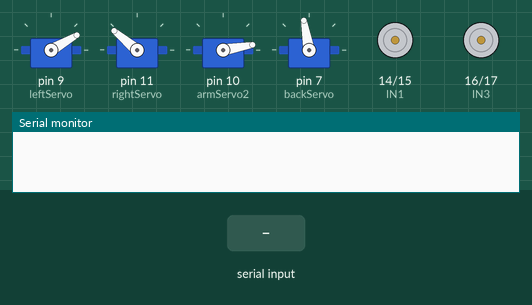
Recording of a sketch running on a simulated Arduino Uno, built with avr-gcc and run on an emulated ATmega328P. Parts: 4 × servo, motor-driver pin pairs drawn as motors (green arrow = first pin HIGH = forward, orange = second pin HIGH = backward, longer = more drive, scaled by the enable pin), the last lines printed to the serial monitor. The test bench sets the inputs (shaded band).

Above: at 2.1 s.
2.2 s: "upPressed" received over Serial
At 3.5 s:
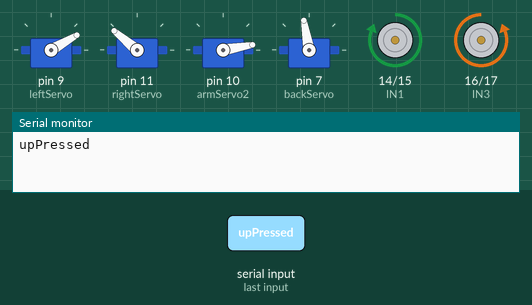
3.8 s: "downPressed" received over Serial
At 4.8 s:
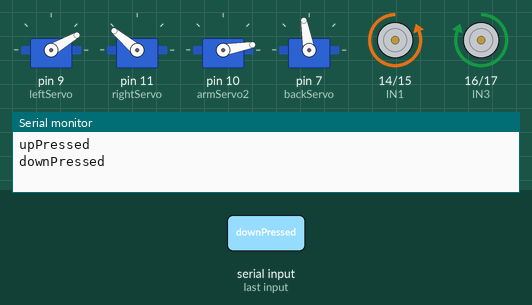
5.4 s: "leftPressed" received over Serial
At 6.0 s:
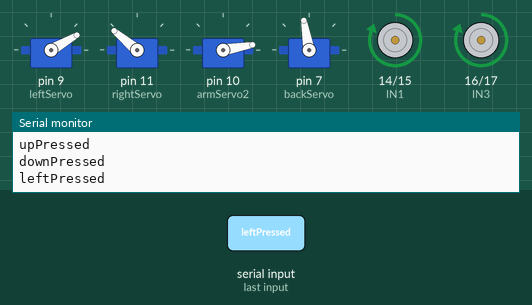
7.0 s: "rightPressed" received over Serial
At 8.5 s:
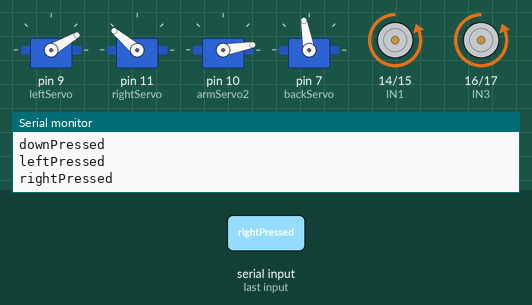
Timing chart, 0 to 9.6 s (numbered marks = the images above; inputs shaded):
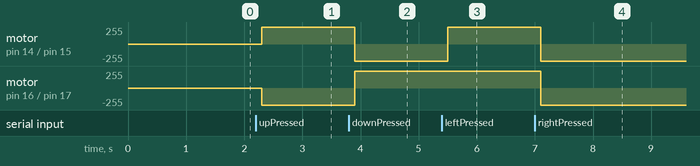

Measured:
- after the input at 2.2 s, motor on pin 14 (IN1) / pin 15 (IN2): stopped → forward 255/255 after 0.10 s; motor on pin 16 (IN3) / pin 17 (IN4): stopped → backward 255/255 after 0.10 s
- after the input at 3.8 s, motor on pin 14 (IN1) / pin 15 (IN2): forward 255/255 → backward 255/255 after 0.10 s; motor on pin 16 (IN3) / pin 17 (IN4): backward 255/255 → forward 255/255 after 0.10 s
- after the input at 5.4 s, motor on pin 14 (IN1) / pin 15 (IN2): backward 255/255 → forward 255/255 after 0.10 s
- after the input at 7.0 s, motor on pin 14 (IN1) / pin 15 (IN2), motor on pin 16 (IN3) / pin 17 (IN4): forward 255/255 → backward 255/255 after 0.10 s

The sketch:

Car_Program.ino
```cpp
#include<Servo.h>

#define leftServo 9
#define rightServo 11
#define backServo 7
//#define armServo1 8
#define armServo2 10

Servo LEFT, RIGHT, ARM2, BACK;  //ARM1
bool armCon=false;
bool liftCon=false;
bool collectorCon=false;

#define ENA 3
#define ENB 5

#define IN1  14
#define IN2  15
#define IN3  16
#define IN4  17

String received_data;
int speedRight=255, speedLeft=255  ;

void setup() {
  Serial.begin(9600);

  pinMode(ENA, OUTPUT);
  pinMode(ENB, OUTPUT);

  pinMode(IN1, OUTPUT);
  pinMode(IN2, OUTPUT);
  pinMode(IN3, OUTPUT);
  pinMode(IN4, OUTPUT);

  LEFT.attach(leftServo);
  RIGHT.attach(rightServo);
  //ARM1.attach(armServo1);
  ARM2.attach(armServo2);
  BACK.attach(backServo);

  //ARM1.write(10);
  ARM2.write(10);
  delay(300);
  LEFT.write(30);
  RIGHT.write(140);
  delay(300);
  BACK.write(100);
  delay(300);
}

void loop() {
  analogWrite(ENA,speedRight);
  analogWrite(ENB,speedLeft);

  if(Serial.available())
  {
    delay(100);
    received_data="";
    while(Serial.available())
    {
      char c=Serial.read();
      received_data+=c;
    }
    Serial.println(received_data);
  }

  if(received_data=="upPressed"){
    forward();
  }
  else if(received_data=="upReleased"){
    Stop();
  }
  else if(received_data=="downPressed"){
    backward();
  }
  else if(received_data=="downReleased"){
    Stop();
  }
  else if(received_data=="leftPressed"){
    left();
  }
  else if(received_data=="leftReleased"){
    Stop();
  }
  else if(received_data=="rightPressed"){
    right();
  }
  else if(received_data=="rightReleased"){
    Stop();
  }
  else if(received_data=="trianglePressed" || received_data=="triangletReleased"){
    Stop();
  }

  if(received_data=="xPressed"){
    if(armCon==true)
    {
      //ARM1.write(60);
      ARM2.write(60);
      armCon=false;
      delay(500);
    }
    else
    {
      //ARM1.write(0);
      ARM2.write(0);
      armCon=true;
      delay(500);
    }
  }
  if(received_data=="squarePressed"){
     if(liftCon==true)
     {
      LEFT.write(30);
      delay(10);
      RIGHT.write(140);
      delay(1000);
      //ARM1.write(0);
      //ARM2.write(0);
      //delay(300);
      liftCon=false;
     }
     else
     {
      LEFT.write(180);
      delay(10);
      RIGHT.write(0);
      delay(1000);
      liftCon=true;
     }
  }
  if(received_data=="circlePressed"){
    if(collectorCon==true)
    {
      BACK.write(100);
      delay(1000);
      collectorCon=false;
    }
    else
    {
      BACK.write(0);
      delay(1000);
      collectorCon=true;
    }
  }
}

void Stop()
{
  digitalWrite(IN1, LOW);
  digitalWrite(IN2, LOW);
  digitalWrite(IN3, LOW);
  digitalWrite(IN4, LOW);
}
void forward()
{
  digitalWrite(IN1,HIGH);
  digitalWrite(IN2,LOW);
  digitalWrite(IN3,LOW);
  digitalWrite(IN4,HIGH);
}
void backward()
{
  digitalWrite(IN1,LOW);
  digitalWrite(IN2,HIGH);
  digitalWrite(IN3,HIGH);
  digitalWrite(IN4,LOW);
}
void left()
{
  digitalWrite(IN1,HIGH);
  digitalWrite(IN2,LOW);
  digitalWrite(IN3,HIGH);
  digitalWrite(IN4,LOW);
}
void right()
{
  digitalWrite(IN1,LOW);
  digitalWrite(IN2,HIGH);
  digitalWrite(IN3,LOW);
  digitalWrite(IN4,HIGH);
}
```
